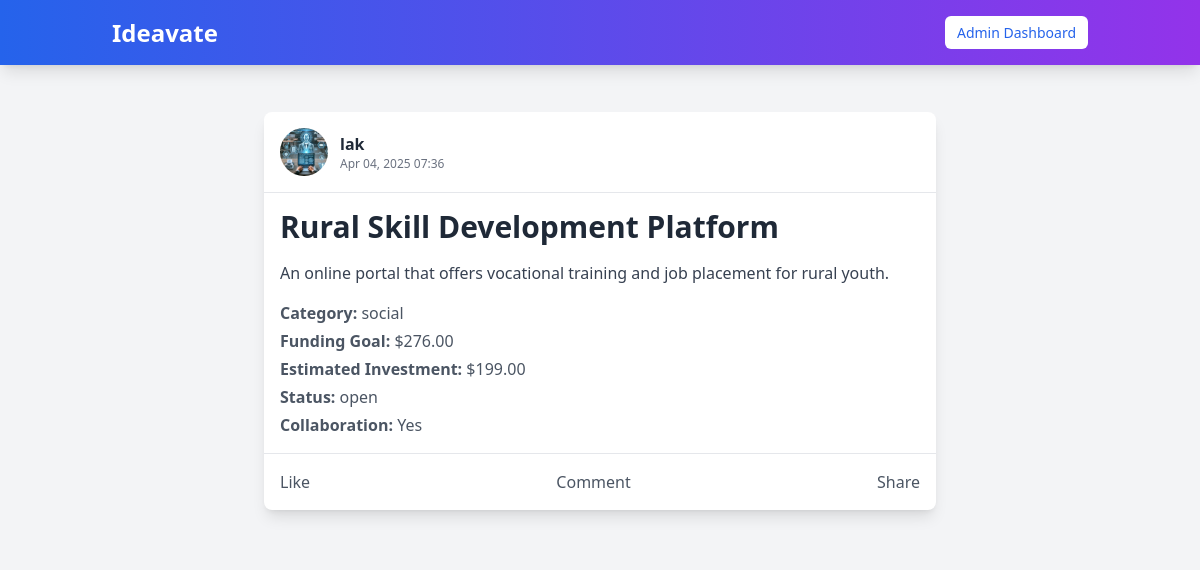
The page /ideas/28/ (signed in) on the database as committed earlier.
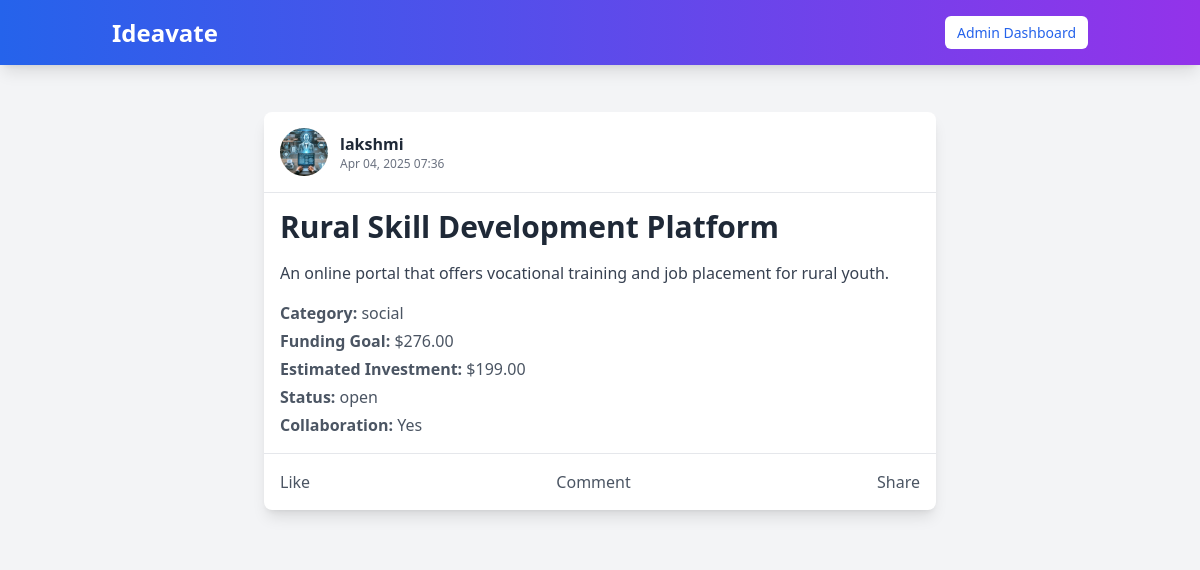
The same page on the database as committed later.
### myapp/models.py (models this page shows, shortened)
class Idea(models.Model):
    user = models.ForeignKey(User, on_delete=models.CASCADE, related_name="ideas")
    idea_name = models.CharField(max_length=100)
    description = models.TextField(blank=True)
    category = models.CharField(max_length=100, blank=True, null=True)  # Example: Tech, Health, AI
    funding_goal = models.DecimalField(max_digits=10, decimal_places=2, null=True, blank=True)
    estimated_investment = models.DecimalField(max_digits=10, decimal_places=2, null=True, blank=True)
    collaboration = models.BooleanField(default=False)
    status = models.CharField(
        max_length=20,
        choices=[("open", "Open for Investment"), ("progress", "In Progress"), ("completed", "Completed")],
        default="open"
    )
    created_at = models.DateTimeField(auto_now_add=True)  # Timestamp when idea is posted
    updated_at = models.DateTimeField(auto_now=True)  # Timestamp when idea is modified
    class Meta:
        verbose_name = "Idea"
        verbose_name_plural = "Ideas"
        ordering = ["-created_at"]  # Show newest ideas first

class User(AbstractUser):
    is_user = models.BooleanField(default=False)
    is_organization = models.BooleanField(default=False)
    groups = models.ManyToManyField(Group, related_name="custom_user_groups", blank=True)
    user_permissions = models.ManyToManyField(Permission, related_name="custom_user_permissions", blank=True)

class UserProfile(models.Model):
    user = models.OneToOneField(User, on_delete=models.CASCADE, related_name="user_profile")
    profession = models.CharField(max_length=255, blank=True, null=True)  # Example: Entrepreneur, Developer
    expertise = models.CharField(max_length=255, blank=True, null=True)  # Example: AI, Marketing, FinTech
    bio = models.TextField(blank=True, null=True)  # Short user description
    resume = models.FileField(upload_to="resumes/", blank=True, null=True)
    profile_picture = models.ImageField(upload_to="profile_pics/", blank=True, null=True)
    linkedin = models.URLField(blank=True, null=True)
    portfolio_website = models.URLField(blank=True, null=True)
    class Meta:
        verbose_name = "User Profile"
        verbose_name_plural = "User Profiles"

### myapp/views.py (the view)
# urls.py: path('ideas/<int:idea_id>/', views.idea_detail, name='idea_detail'),
@login_required(login_url='signin')
def idea_detail(request, idea_id):
    idea = get_object_or_404(Idea, id=idea_id)
    return render(request, "idea_detail.html", {"idea": idea})

### templates/idea_detail.html (shortened to what this page needs)
{% extends "navbar.html" %}
{% block content %}
<section class="py-8 bg-gray-100">
  <div class="container mx-auto max-w-2xl bg-white rounded-lg shadow-lg">
    <div class="flex items-center p-4 border-b border-gray-200">
      {% if idea.user.user_profile.profile_picture %}
        <img src="{{ idea.user.user_profile.profile_picture.url }}"
             alt="Profile Picture" class="w-12 h-12 rounded-full mr-3">
      {% else %}
        <img src="https://via.placeholder.com/50"
             alt="Default Profile Picture" class="w-12 h-12 rounded-full mr-3">
      {% endif %}
      <div>
        <h2 class="font-semibold text-gray-800">{{ idea.user.username }}</h2>
        <p class="text-xs text-gray-500">{{ idea.created_at|date:"M d, Y H:i" }}</p>
      </div>
    </div>
    <div class="p-4">
      <h1 class="text-3xl font-bold text-gray-800 mb-4">{{ idea.idea_name }}</h1>
      <p class="text-gray-700 mb-4">{{ idea.description }}</p>
      <div class="space-y-1">
        {% if idea.category %}
          <p class="text-gray-600"><strong>Category:</strong> {{ idea.category }}</p>
        {% endif %}
        {% if idea.funding_goal %}
          <p class="text-gray-600"><strong>Funding Goal:</strong> ${{ idea.funding_goal }}</p>
        {% endif %}
        {% if idea.estimated_investment %}
          <p class="text-gray-600"><strong>Estimated Investment:</strong> ${{ idea.estimated_investment }}</p>
        {% endif %}
        <p class="text-gray-600"><strong>Status:</strong> {{ idea.status }}</p>
        <p class="text-gray-600"><strong>Collaboration:</strong> {% if idea.collaboration %}Yes{% else %}No{% endif %}</p>
      </div>
    </div>
    <div class="p-4 border-t border-gray-200 flex justify-between text-gray-600">
      <a href="#" class="hover:text-indigo-500">Like</a>
      <a href="#" class="hover:text-indigo-500">Comment</a>
      <a href="#" class="hover:text-indigo-500">Share</a>
    </div>
  </div>
</section>
{% endblock %}

Rows that differ between the two databases and show on the page:
changed through a linked row, Idea "Rural Skill Development Platform": user.username "lak" → "lakshmi"
